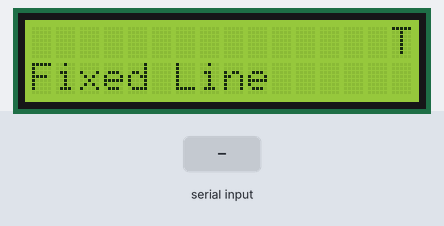
Simulated run of this sketch. Board: Arduino Uno, built with avr-gcc and run on an emulated ATmega328P. Shown: 16×2 character LCD. The test bench sets the inputs (shaded band). What the sketch prints to the serial monitor is not drawn.

Above: at 0.73 s.
At 1.2 s:
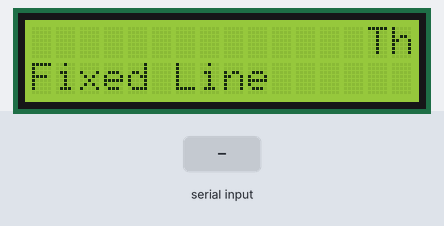
1.3 s: "1" received over Serial
At 3.0 s:
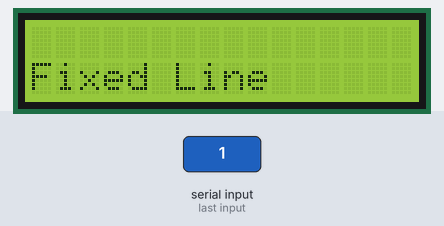
Timing chart, 0 to 4.5 s (numbered marks = the images above; inputs shaded):
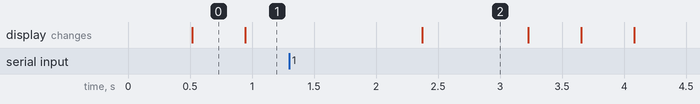

The sketch:

lcd_serial_scrollI2C.ino
```cpp
#include <LiquidCrystal_I2C.h>
LiquidCrystal_I2C lcd(0x3f, 16, 2);

int screenWidth = 16;
int screenHeight = 2;

// line1 = scrolling
String line1 = "This is a very long scrolling line";
// line2 = static
String line2 = "Fixed Line";

int stringStart, stringStop = 0;
int scrollCursor = screenWidth;


void setup() {
  Serial.begin(115200);
  lcd.init();
  lcd.backlight();
}

void loop() {
  if (Serial.available()){
    line1 = Serial.readString();
    Serial.println(line1);
    stringStart = line1.length();
    scrollCursor = 16;
    lcd.setCursor(16, 0);
  }
  lcd.setCursor(0, 0);
  lcd.print("                ");
  lcd.setCursor(scrollCursor, 0);
  lcd.print(line1.substring(stringStart,stringStop));
  lcd.setCursor(0, 1);
  lcd.print(line2);
  if(stringStart == 0 && scrollCursor > 0){
    scrollCursor--;
    stringStop++;
  } else if (stringStart == stringStop){
    stringStart = stringStop = 0;
    scrollCursor = screenWidth;
  } else if (stringStop == line1.length() && scrollCursor == 0) {
    stringStart++;
  } else if (stringStart == line1.length()) {
    stringStart = 0;
    stringStop = 0;
    scrollCursor = 16;
  } else {
    stringStart++;
    stringStop++;
  }
  delay(400);
}
```

Measured:
- after the input at 1.3 s, the display: changes after 1.1 s (image 2)
- what the display in image 0 shows lasts 0.4 s, from 0.5 s to 0.9 s
- what the display in image 2 shows lasts 0.8 s, from 2.4 s to 3.2 s
